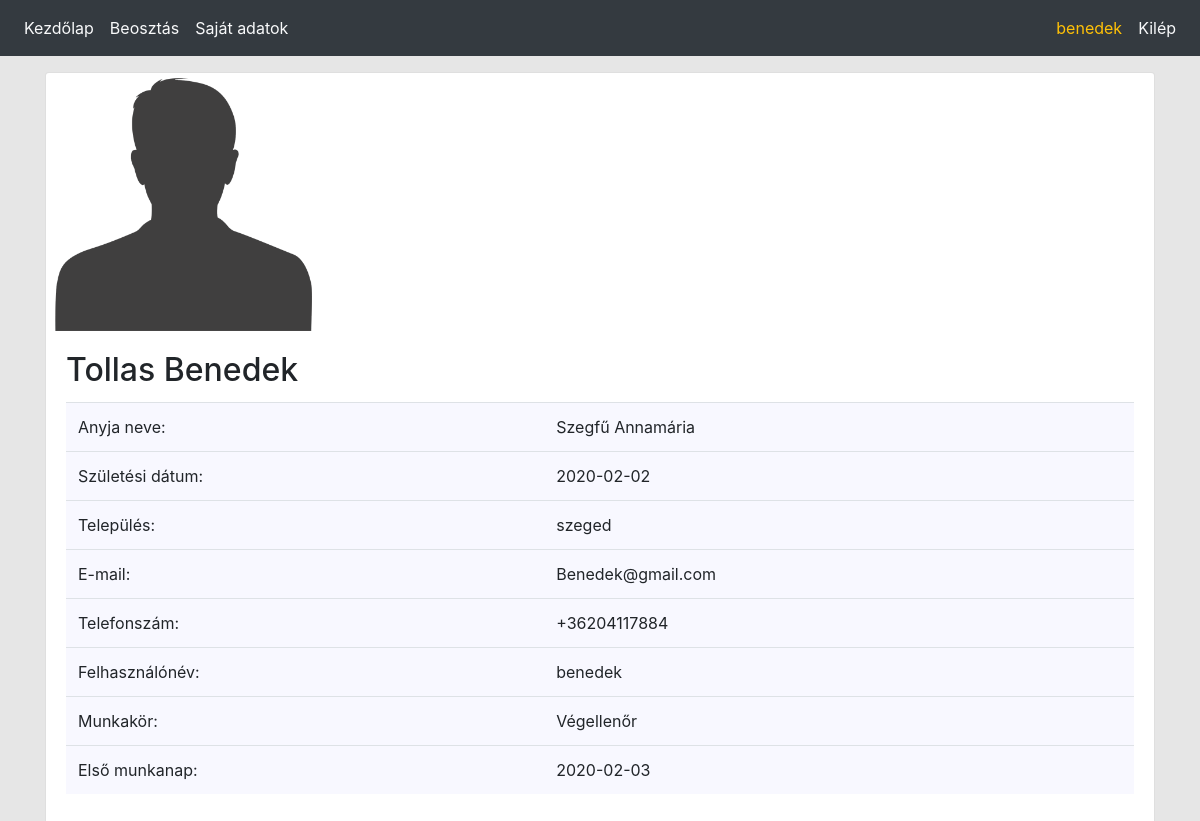
/userinfo.php (signed in), run on an earlier commit of the app's database.
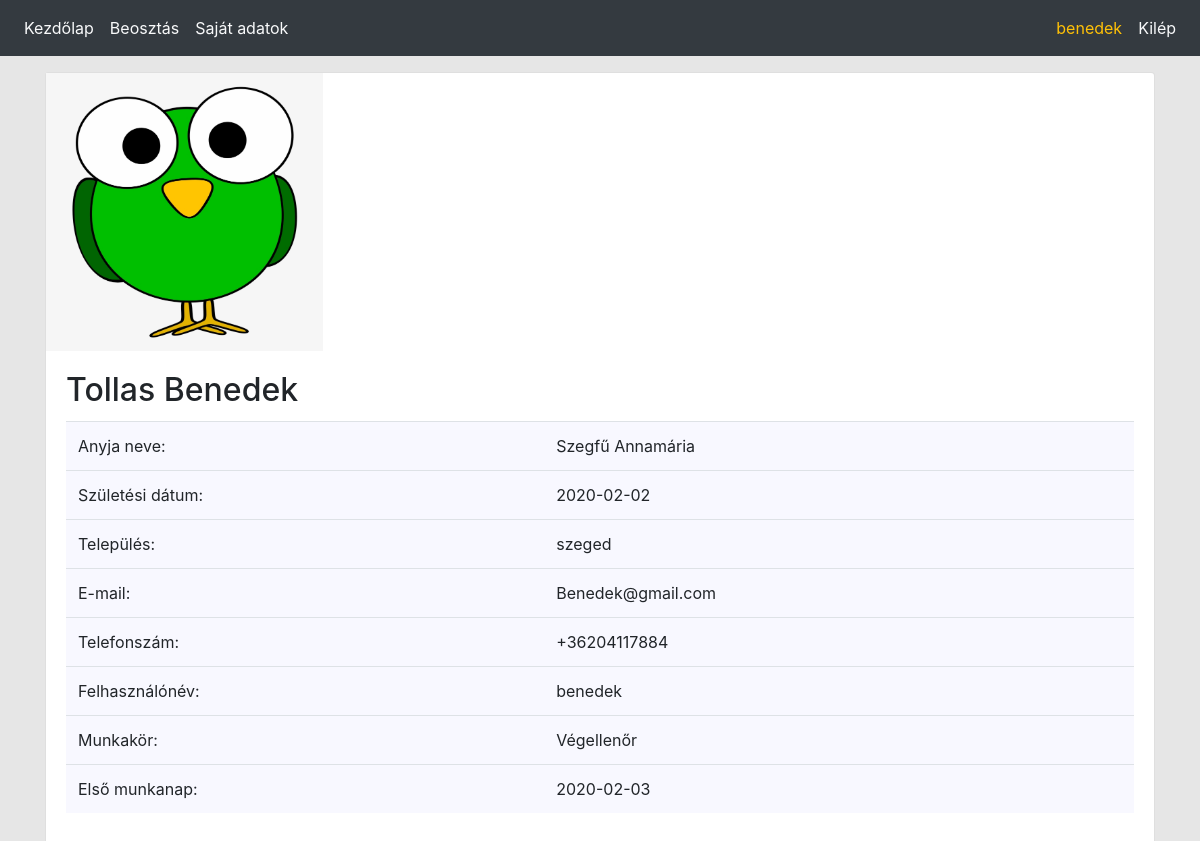
And on a later commit of the database.
### tables this page shows
CREATE TABLE IF NOT EXISTS `personal_data` (
  `id` int(11) NOT NULL AUTO_INCREMENT,
  `first_name` varchar(50) NOT NULL,
  `last_name` varchar(50) NOT NULL,
  `mother` varchar(100) NOT NULL,
  `birth_date` date NOT NULL,
  `location` varchar(100) DEFAULT NULL,
  `email` varchar(100) NOT NULL,
  `phone` varchar(15) DEFAULT NULL,
  `picture` varchar(150) DEFAULT 'profile.jpg',
  PRIMARY KEY (`id`)
);

### userinfo.php (the view, shortened to what this page needs)
<?php
require_once('config/init.php');
$userid = $_SESSION['userid'];
$sql = "SELECT * FROM personal_data WHERE id = $userid";
$res = $con -> query($sql);
$content = '<div class="card-deck">';
while ($row = $res -> fetch_assoc()){
    $content .= '<div class="card">'
            . '<img class="w-25 card-image-top " src="Images/'.$row['picture'].'">'
            . '<div class="card-body">'
            . '<h2 class="card-title">'.$row['first_name'].' '.$row['last_name'].'</h2>'
            . '<table class="table">'
            . '<tr><td>Anyja neve:</td><td>'.$row['mother'].'</td></tr>'
            . '<tr><td>Születési dátum:</td><td>'.$row['birth_date'].'</td></tr>'
            . '<tr><td>Település:</td><td>'.$row['location'].'</td></tr>'
            . '<tr><td>E-mail:</td><td>'.$row['email'].'</td></tr>'
            . '<tr><td>Telefonszám:</td><td>'.$row['phone'].'</td></tr>'
            . '<tr><td>Felhasználónév:</td><td>'.$_SESSION['username'].'</td></tr>'
            . '<tr><td>Munkakör:</td><td>'.$_SESSION['position_name'].'</td></tr>'
            . '<tr><td>Első munkanap:</td><td>'.$_SESSION['first_working_day'].'</td></tr>'
            . '</table>'
            . '</div>'
            . '</div>';
}
$content .='</div>';
echo '<div class="container"><p>';
echo $content;

What changed in the data, as far as the page shows it:
changed personal_data "Tollas": picture: picture added in place of a placeholder
